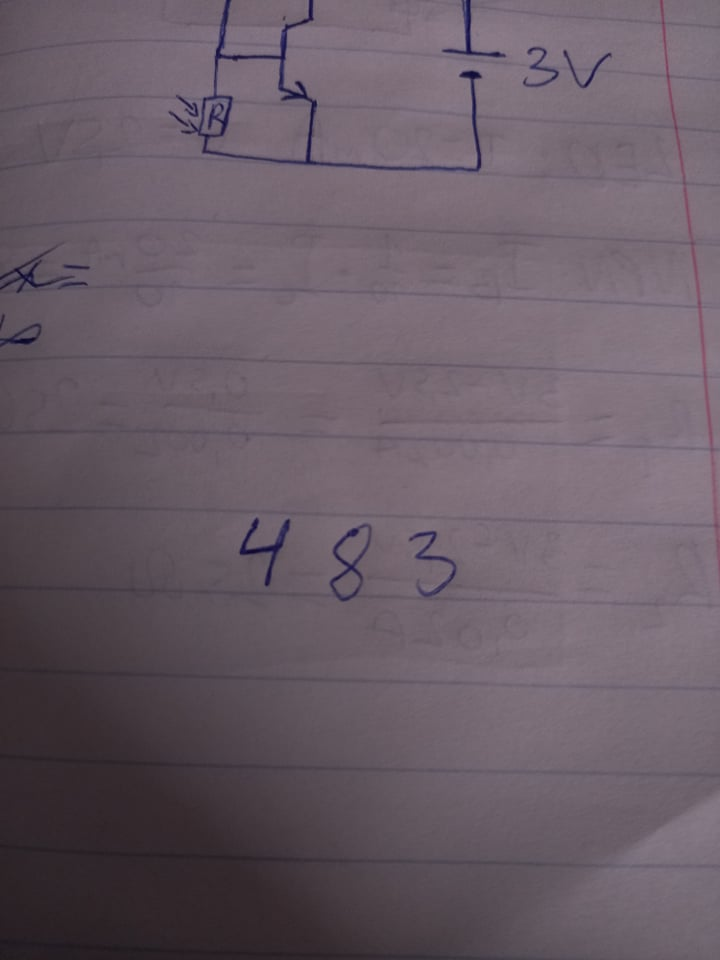
#> input picture M6/06. Contours and Blob detection/img/nms2.jpg, 720 x 960 px
$ jupyter execute 'Mini projects.ipynb'
#> lines starting #> are read from the running program, lines starting #| are printed output that depends on the picture; after the words box and inside, x2 and y2 are one past the last pixel; in counts of white or black regions, pixels touching at a corner belong together
# Mini projects

You can do the projects in any order, just choose the ones that you like the most

### Identify shapes

1. Make a function that given an image with different types of regular shapes (triangles, squares, rectangles, circles, penthagons, exagons etc) it can detect and __draw a blue contour around the triangles__
2. Extend the function so it draws a green contour around the penthagons
3. Now we also need to detect rectangles, make sure squares are not being confused by rectangles
4. Make sure only the external contours are drawn on the shapes
5. Add the name of the shape on top of each image
6. Only draw the contour around the biggest shape of each type

### Book cover extractor

1. From a given picture detect the book on the image and draw a box around it
1. Crop the book from the picture
1. If there is more than a book in the image make sure all books are extracted
1. Transform the book perspective to show it as a 2D image (to see the proper book cover)

### Coins  counter

1. Create a function that can detect coins and draw  controur around them
2. Count how may coins there are in the image and put it in text on top of the image
3. Crop each coin and save the images on disk, display them on screen, the cropped coin should not have the contour on it
4. Train a image classifier to detect which coins are on the image
5. Put it all together and from the picture of some coins give the total amount of money


## Handwriting recognition Improved

We have already introduced this project in a previous day, if you have already work on it you will just need to go back to your existing code and improve it, if not then you will have to start from scratch

1. Write a one digit number (from 0 to 9) on a paper and using your mobile phone take a picture of it
1. Crop the image manually and pass it to a a function that will process it so it looks like a char in the MNIST dataset, make sure it is the correct size as well

[cell 1]
import cv2
import matplotlib.pyplot as plt
import numpy as np

def imshow(img, x):
    plt.figure(figsize=(x,x))
    plt.imshow(img, cmap='gray')

[cell 2]
imshow(cv2.cvtColor(cv2.imread('img/nms2.jpg'), cv2.COLOR_BGR2RGB), 10)

[cell 3]
nums = cv2.imread('img/nms2.jpg')
#> nums is the input picture: shape (960, 720, 3); mean B, G, R 101.7, 91.6, 104.2
nums = cv2.cvtColor(nums, cv2.COLOR_BGR2GRAY)
#> nums: shape (960, 720)
nums_c = cv2.Canny(nums, 100 , 255)
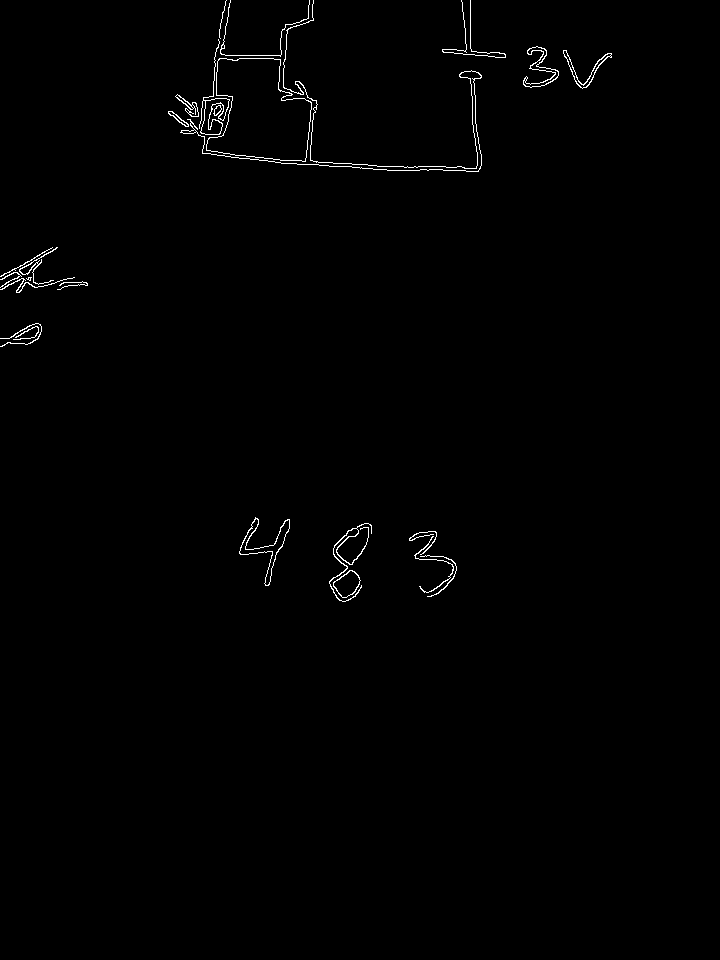
#> nums_c: shape (960, 720); 0.68% white in thin lines or dots, all inside (x1, y1, x2, y2) = (0, 0, 612, 602)
kern_d = cv2.getStructuringElement(cv2.MORPH_RECT,(5,5))
nums_d = cv2.dilate(nums_c, kern_d)
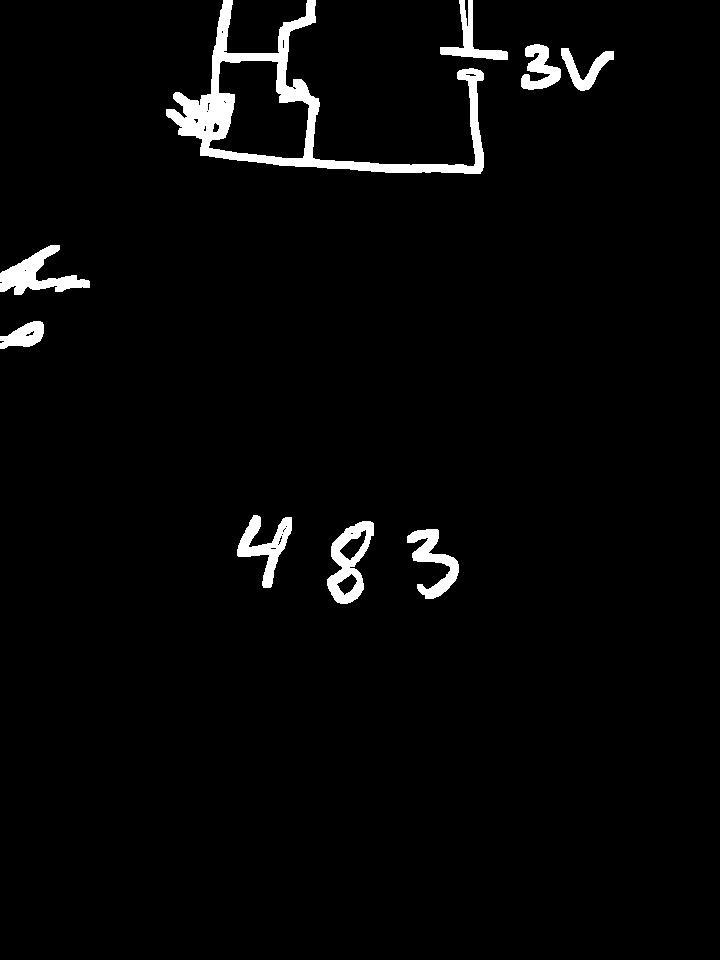
#> nums_d: shape (960, 720); 2.9% white; 9 white regions

contours, hierarchy = cv2.findContours(nums_d, cv2.RETR_EXTERNAL, cv2.CHAIN_APPROX_SIMPLE)
#> contours = 9 contours; largest, box (x1, y1, x2, y2) and area: (166, 0, 484, 174) 15256, (327, 521, 374, 604) 2248, (0, 245, 90, 295) 1697, (237, 515, 292, 588) 1404, (407, 529, 459, 599) 1316
num_slices = [None]*len(contours)
#> num_slices = 9 items
kern_c = cv2.getStructuringElement(cv2.MORPH_ERODE,(3,3))
for i, c in enumerate(contours):
    poly = cv2.approxPolyDP(c, 3, True)
    x, y, w, h = cv2.boundingRect(poly)
    sliced = nums_d[y:y+h, x:x+w]
    padded = np.pad(sliced, 15)
    eroded = cv2.erode(padded, kern_c)
    num_slices[i] = cv2.resize(eroded, (28,28), cv2.INTER_AREA)
#> this loop made 9 passes
#> (x, y, w, h) on passes 1 to 9: (407, 529, 52, 70), (327, 521, 47, 82), (237, 515, 55, 73), (0, 321, 43, 28), (0, 245, 90, 50), (561, 48, 53, 43), (523, 44, 37, 45), (440, 0, 68, 60), (166, 0, 318, 174)
#> pass 1, `padded = np.pad(sliced, 15)`:
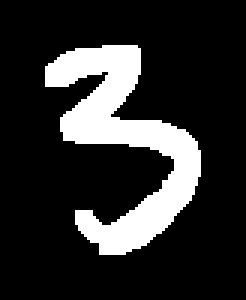
#> padded: shape (100, 82) (shown 3 times larger); 17.7% white; 1 white region, box (x1, y1, x2, y2) and area: (15, 15, 67, 85) 1455
#> pass 1, `eroded = cv2.erode(padded, kern_c)`:
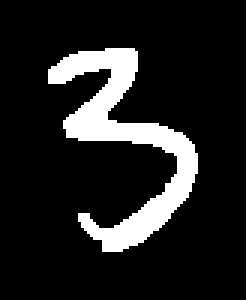
#> eroded: shape (100, 82) (shown 3 times larger); 13.1% white; 1 white region, box (x1, y1, x2, y2) and area: (16, 16, 66, 84) 1077
#> pass 2, `sliced = nums_d[y:y+h, x:x+w]`:
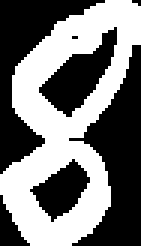
#> sliced: shape (82, 47) (shown 3 times larger); 46.7% white; 1 white region, box (x1, y1, x2, y2) and area: (0, 0, 47, 82) 1801
#> after the loop:
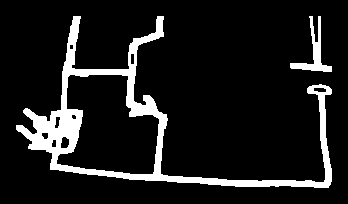
#> eroded: shape (204, 348); 11% white; 2 white regions, box (x1, y1, x2, y2) and area: (16, 16, 332, 188) 7208, (290, 16, 332, 72) 608
#> after the loop:
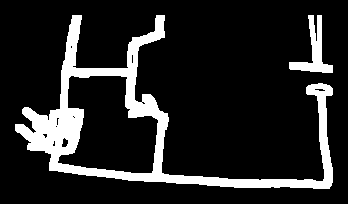
#> padded: shape (204, 348); 14.4% white; 2 white regions, box (x1, y1, x2, y2) and area: (15, 15, 333, 189) 9372, (289, 15, 333, 73) 872
#> after the loop:
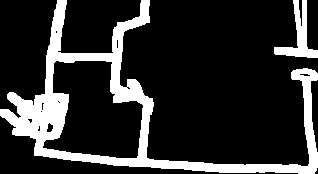
#> sliced: shape (174, 318); 18.5% white; 2 white regions, box (x1, y1, x2, y2) and area: (0, 0, 318, 174) 9372, (274, 0, 318, 58) 872

#imshow(nums_d, 10)
# 28 / 28
# pad
for sl in num_slices:
    imshow(sl, 5)
#> this loop made 9 passes
'''
fig = plt.figure(figsize=(100,100))
for i in range(len(num_slices)):
    sub = fig.add_subplot(len(num_slices)//5, len(num_slices)//5, i + 1)
    sub.imshow(num_slices[i], interpolation='nearest', cmap='gray')
'''
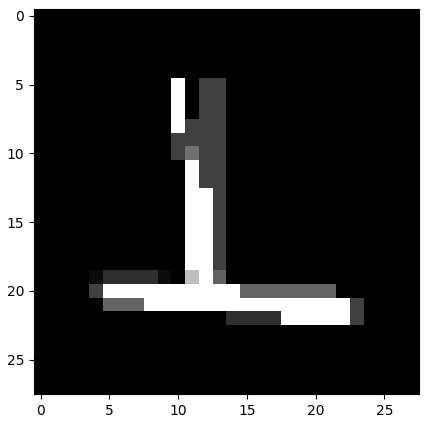
#> figure drawn by matplotlib, 1 panel
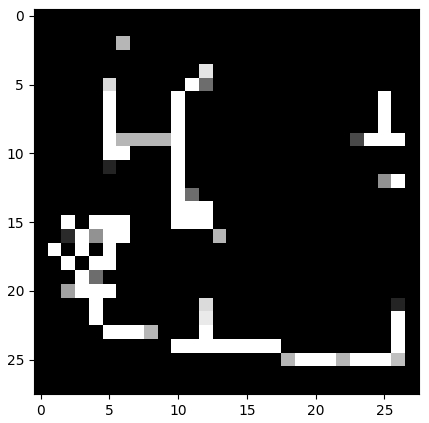
#> figure drawn by matplotlib, 1 panel
